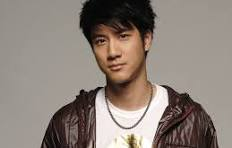
#> input picture face.jpeg, 232 x 148 px
$ python face_pic.py
#> lines starting #> are read from the running program, lines starting #| are printed output that depends on the picture; after the words box and inside, x2 and y2 are one past the last pixel; in counts of white or black regions, pixels touching at a corner belong together
#!/usr/bin/env python3
# -*- coding:utf-8 -*-

import cv2

# Read an image
image = cv2.imread('face.jpeg')
#> image is the input picture: shape (148, 232, 3); mean B, G, R 120.8, 129, 140.5

# Convert the image to grayscale
gray = cv2.cvtColor(image, cv2.COLOR_BGR2GRAY)
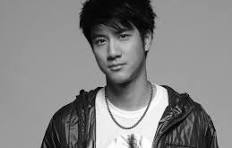
#> gray: shape (148, 232); min 0, max 255, mean 131.5

# Create a haar cascade classifier for detecting faces
face_cascade = cv2.CascadeClassifier('haarcascade_frontalface_default.xml')

# Detect faces in the image
faces = face_cascade.detectMultiScale(gray, 1.3, 5)
#> faces = [[77, 12, 70, 70]]

# Define a scale factor for zooming
zoom_factor = 1.2

# Draw a rectangle around each face and zoom in
for (x, y, w, h) in faces:
    # Calculate new width and height based on zoom factor
    new_w = int(w * zoom_factor)
    new_h = int(h * zoom_factor)

    # Calculate new (x, y) to keep the center of the face the same
    new_x = int(x - (new_w - w) / 2)
    new_y = int(y - (new_h - h) / 2)

    # Draw a rectangle around the zoomed face
    cv2.rectangle(image, (new_x, new_y), (new_x + new_w, new_y + new_h), (0, 255, 0), 2)
#> this loop made 1 pass
#> (x, y, w, h, new_w, new_h, new_x, new_y) on pass 1: (77, 12, 70, 70, 84, 84, 70, 5)
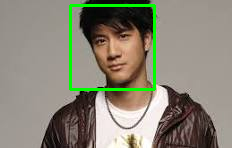
#> image: shape (148, 232, 3); 2.92% of pixels changed, all inside (x1, y1, x2, y2) = (69, 4, 156, 91)

# Display the image
cv2.imshow('Zoomed Image', image)
cv2.waitKey(0)
cv2.destroyAllWindows()
